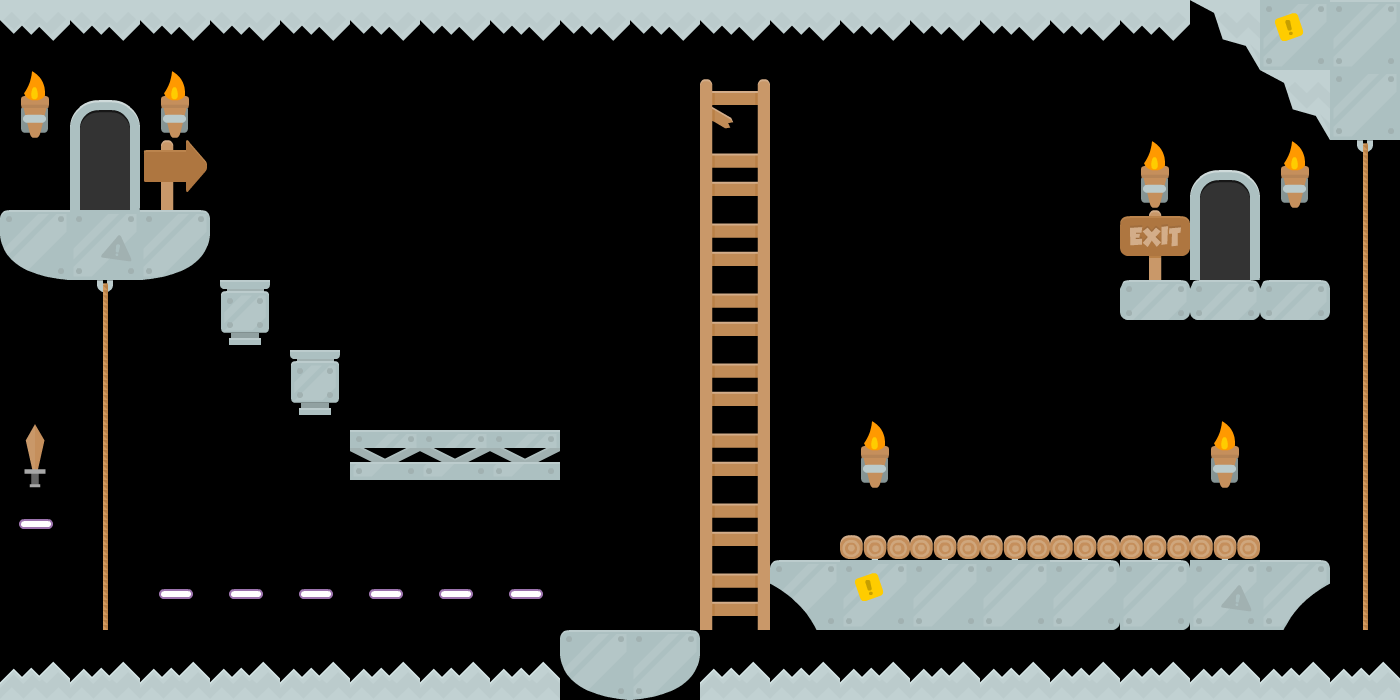

A 2D game scene composited from a Tiled map and its tileset images. What follows is a short description and the map's XML, with each tile layer's data collapsed to a summary:
An orthogonal 20x10 tile map with 70x70 px tiles, 1 tile layer (background), 4 tilesets and 17 objects (7x solid, 5x ground, 3x ascend, 2x block).

<map version="1.0" orientation="orthogonal" width="20" height="10" tilewidth="70" tileheight="70">
 <tileset firstgid="1" name="background-tiles" tilewidth="70" tileheight="70">
  <image source="../img/background-tiles.png" width="910" height="840" />
 </tileset>
 <tileset firstgid="157" name="request-tiles" tilewidth="70" tileheight="70">
  <image source="../img/request-tiles.png" width="980" height="490" />
 </tileset>
 <tileset firstgid="255" name="building-tiles" tilewidth="70" tileheight="70">
  <image source="../img/building-tiles.png" width="980" height="490" />
 </tileset>
 <tileset firstgid="353" name="mushroom-tiles" tilewidth="70" tileheight="70">
  <image source="../img/mushroom-tiles.png" width="490" height="490" />
 </tileset>
 <layer name="background" width="20" height="10">
  <data>[200 cells, 107 non-empty, 27 distinct tile ids]</data>
 </layer>
 <objectgroup color="#ff0000" name="collision" width="20" height="10">
  <object name="ground" type="solid" x="210" y="280" width="70" height="70" />
  <object name="ground" type="solid" x="280" y="350" width="70" height="70" />
  <object name="ground" type="solid" x="18" y="516" width="36" height="14" />
  <object name="ground" type="solid" x="1122" y="282" width="210" height="38" />
  <object name="ground" type="solid" x="350" y="430" width="210" height="52" />
  <object name="ground" type="solid" x="0" y="210" width="210" height="70" />
  <object name="ground" type="ground" x="770" y="560">
   <polyline points="0,0 70,0 70,-24 492,-24 490,-2 560,0 562,18 518,66 514,70 46,68 6,26 0,24 -2,0" />
  </object>
  <object name="ground" type="solid" x="158" y="588" width="384" height="8" />
  <object name="ground" type="ground" x="1396" y="2">
   <polyline points="0,0 0,136 -60,138 -204,0 -204,36 -1392,38 -1394,-2" />
  </object>
  <object name="ground" type="ground" x="0" y="694">
   <polyline points="0,0 2,-32 558,-30 562,-64 698,-62 698,-28 1400,-28 1402,-4 1402,6" />
  </object>
 </objectgroup>
 <objectgroup name="blocks" width="20" height="10">
  <object name="block" type="block" x="980" y="420" width="70" height="70" />
  <object name="block" type="block" x="980" y="350" width="70" height="70" />
  <object name="ground" type="ground" x="1400" y="0">
   <polyline points="0,0 0,700" />
  </object>
  <object name="ground" type="ground" x="0" y="0">
   <polyline points="0,0 0,700" />
  </object>
 </objectgroup>
 <objectgroup name="ascend" width="20" height="10">
  <object name="ascend" type="ascend" x="700" y="70" width="70" height="560" />
  <object name="ascend" type="ascend" x="1360" y="142" width="6" height="490" />
  <object name="ascend" type="ascend" x="100" y="282" width="6" height="350" />
 </objectgroup>
</map>
